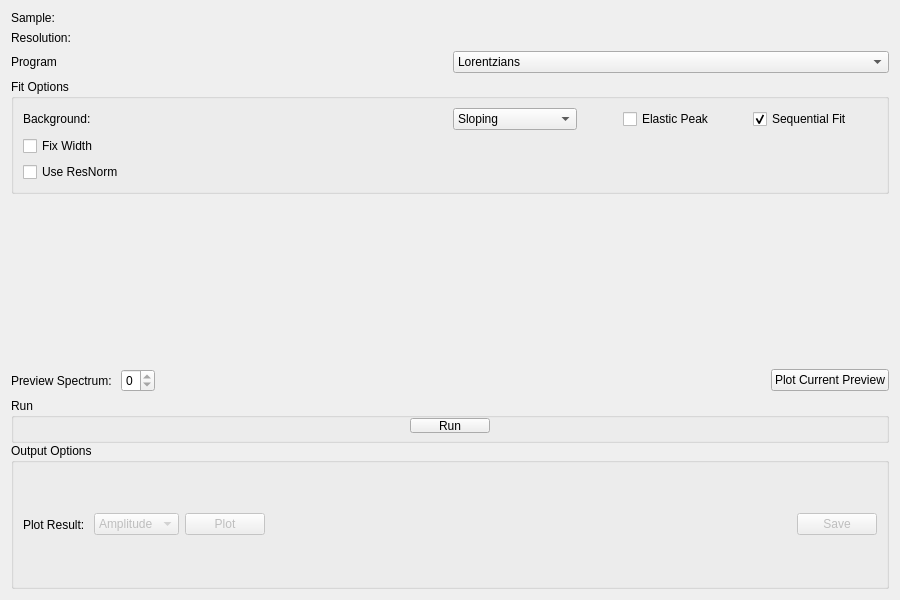
<?xml version="1.0" encoding="UTF-8"?>
<ui version="4.0">
 <class>Quasi</class>
 <widget class="QWidget" name="Quasi">
  <property name="geometry">
   <rect>
    <x>0</x>
    <y>0</y>
    <width>900</width>
    <height>600</height>
   </rect>
  </property>
  <property name="windowTitle">
   <string>Form</string>
  </property>
  <layout class="QVBoxLayout" name="verticalLayout_2">
   <item>
    <layout class="QGridLayout" name="gridLayout">
     <item row="1" column="0">
      <widget class="QLabel" name="lblResolution">
       <property name="text">
        <string>Resolution:</string>
       </property>
      </widget>
     </item>
     <item row="0" column="1">
      <widget class="MantidQt::MantidWidgets::DataSelector" name="dsSample" native="true">
       <property name="sizePolicy">
        <sizepolicy hsizetype="Minimum" vsizetype="Fixed">
         <horstretch>0</horstretch>
         <verstretch>0</verstretch>
        </sizepolicy>
       </property>
       <property name="workspaceSuffixes" stdset="0">
        <stringlist>
         <string>_red</string>
         <string>_sqw</string>
        </stringlist>
       </property>
       <property name="fileBrowserSuffixes" stdset="0">
        <stringlist>
         <string>_red.nxs</string>
         <string>_sqw.nxs</string>
        </stringlist>
       </property>
       <property name="showLoad" stdset="0">
        <bool>false</bool>
       </property>
       <property name="autoLoad" stdset="0">
        <bool>true</bool>
       </property>
      </widget>
     </item>
     <item row="0" column="0">
      <widget class="QLabel" name="lblSample">
       <property name="text">
        <string>Sample:</string>
       </property>
      </widget>
     </item>
     <item row="1" column="1">
      <widget class="MantidQt::MantidWidgets::DataSelector" name="dsResolution" native="true">
       <property name="sizePolicy">
        <sizepolicy hsizetype="Minimum" vsizetype="Fixed">
         <horstretch>0</horstretch>
         <verstretch>0</verstretch>
        </sizepolicy>
       </property>
       <property name="autoLoad" stdset="0">
        <bool>true</bool>
       </property>
       <property name="workspaceSuffixes" stdset="0">
        <stringlist>
         <string>_res</string>
         <string>_red</string>
         <string>_sqw</string>
        </stringlist>
       </property>
       <property name="fileBrowserSuffixes" stdset="0">
        <stringlist>
         <string>_res.nxs</string>
         <string>_red.nxs</string>
         <string>_sqw.nxs</string>
        </stringlist>
       </property>
       <property name="showLoad" stdset="0">
        <bool>false</bool>
       </property>
      </widget>
     </item>
     <item row="2" column="1">
      <widget class="QComboBox" name="cbProgram">
       <item>
        <property name="text">
         <string>Lorentzians</string>
        </property>
       </item>
       <item>
        <property name="text">
         <string>Stretched Exponential</string>
        </property>
       </item>
      </widget>
     </item>
     <item row="2" column="0">
      <widget class="QLabel" name="lblProgram">
       <property name="text">
        <string>Program</string>
       </property>
      </widget>
     </item>
    </layout>
   </item>
   <item>
    <widget class="QGroupBox" name="fitOptions">
     <property name="sizePolicy">
      <sizepolicy hsizetype="Preferred" vsizetype="Fixed">
       <horstretch>0</horstretch>
       <verstretch>0</verstretch>
      </sizepolicy>
     </property>
     <property name="title">
      <string>Fit Options</string>
     </property>
     <layout class="QVBoxLayout" name="verticalLayout">
      <item>
       <layout class="QGridLayout" name="gridLayout_2">
        <item row="1" column="0">
         <widget class="QCheckBox" name="chkFixWidth">
          <property name="text">
           <string>Fix Width</string>
          </property>
         </widget>
        </item>
        <item row="2" column="0">
         <widget class="QCheckBox" name="chkUseResNorm">
          <property name="text">
           <string>Use ResNorm</string>
          </property>
         </widget>
        </item>
        <item row="1" column="1">
         <widget class="MantidQt::API::MWRunFiles" name="mwFixWidthDat" native="true">
          <property name="enabled">
           <bool>false</bool>
          </property>
          <property name="label" stdset="0">
           <string/>
          </property>
          <property name="fileExtensions" stdset="0">
           <stringlist>
            <string>.dat</string>
           </stringlist>
          </property>
         </widget>
        </item>
        <item row="0" column="1">
         <layout class="QHBoxLayout" name="horizontalLayout">
          <item>
           <widget class="QComboBox" name="cbBackground">
            <property name="sizePolicy">
             <sizepolicy hsizetype="Preferred" vsizetype="Preferred">
              <horstretch>0</horstretch>
              <verstretch>0</verstretch>
             </sizepolicy>
            </property>
            <item>
             <property name="text">
              <string>Sloping</string>
             </property>
            </item>
            <item>
             <property name="text">
              <string>Flat</string>
             </property>
            </item>
            <item>
             <property name="text">
              <string>Zero</string>
             </property>
            </item>
           </widget>
          </item>
          <item>
           <spacer name="horizontalSpacer">
            <property name="orientation">
             <enum>Qt::Horizontal</enum>
            </property>
            <property name="sizeType">
             <enum>QSizePolicy::Preferred</enum>
            </property>
            <property name="sizeHint" stdset="0">
             <size>
              <width>40</width>
              <height>20</height>
             </size>
            </property>
           </spacer>
          </item>
          <item>
           <widget class="QCheckBox" name="chkElasticPeak">
            <property name="text">
             <string>Elastic Peak</string>
            </property>
           </widget>
          </item>
          <item>
           <widget class="QCheckBox" name="chkSequentialFit">
            <property name="text">
             <string>Sequential Fit</string>
            </property>
            <property name="checked">
             <bool>true</bool>
            </property>
           </widget>
          </item>
         </layout>
        </item>
        <item row="2" column="1">
         <widget class="MantidQt::MantidWidgets::DataSelector" name="dsResNorm" native="true">
          <property name="enabled">
           <bool>false</bool>
          </property>
          <property name="sizePolicy">
           <sizepolicy hsizetype="Minimum" vsizetype="Fixed">
            <horstretch>0</horstretch>
            <verstretch>0</verstretch>
           </sizepolicy>
          </property>
          <property name="autoLoad" stdset="0">
           <bool>true</bool>
          </property>
          <property name="workspaceSuffixes" stdset="0">
           <stringlist>
            <string>_ResNorm</string>
           </stringlist>
          </property>
          <property name="fileBrowserSuffixes" stdset="0">
           <stringlist>
            <string>_ResNorm.nxs</string>
           </stringlist>
          </property>
          <property name="showLoad" stdset="0">
           <bool>false</bool>
          </property>
         </widget>
        </item>
        <item row="0" column="0">
         <widget class="QLabel" name="lblBackground">
          <property name="sizePolicy">
           <sizepolicy hsizetype="Preferred" vsizetype="Preferred">
            <horstretch>0</horstretch>
            <verstretch>0</verstretch>
           </sizepolicy>
          </property>
          <property name="text">
           <string>Background:</string>
          </property>
         </widget>
        </item>
       </layout>
      </item>
     </layout>
    </widget>
   </item>
   <item>
    <layout class="QHBoxLayout" name="horizontalLayout_3">
     <item>
      <layout class="QVBoxLayout" name="treeSpace"/>
     </item>
     <item>
      <layout class="QVBoxLayout" name="plotPane">
       <item>
        <widget class="MantidQt::MantidWidgets::PreviewPlot" name="ppPlot" native="true">
         <property name="showLegend" stdset="0">
          <bool>true</bool>
         </property>
         <property name="canvasColour" stdset="0">
          <color>
           <red>255</red>
           <green>255</green>
           <blue>255</blue>
          </color>
         </property>
        </widget>
       </item>
       <item>
        <layout class="QHBoxLayout" name="underPlotSpace">
         <item>
          <widget class="QLabel" name="lblPreviewSpec">
           <property name="text">
            <string>Preview Spectrum: </string>
           </property>
          </widget>
         </item>
         <item>
          <widget class="QSpinBox" name="spPreviewSpectrum">
           <property name="maximum">
            <number>0</number>
           </property>
          </widget>
         </item>
         <item>
          <spacer name="legendSpacer">
           <property name="orientation">
            <enum>Qt::Horizontal</enum>
           </property>
           <property name="sizeHint" stdset="0">
            <size>
             <width>40</width>
             <height>20</height>
            </size>
           </property>
          </spacer>
         </item>
         <item>
          <widget class="QPushButton" name="pbPlotPreview">
           <property name="text">
            <string>Plot Current Preview</string>
           </property>
          </widget>
         </item>
        </layout>
       </item>
      </layout>
     </item>
    </layout>
   </item>
   <item>
    <widget class="QFrame" name="frame">
     <layout class="QVBoxLayout" name="verticalLayout_3">
      <property name="spacing">
       <number>0</number>
      </property>
      <property name="leftMargin">
       <number>0</number>
      </property>
      <property name="topMargin">
       <number>0</number>
      </property>
      <property name="rightMargin">
       <number>0</number>
      </property>
      <property name="bottomMargin">
       <number>0</number>
      </property>
      <item>
       <widget class="QGroupBox" name="gbRun">
        <property name="maximumSize">
         <size>
          <width>16777215</width>
          <height>45</height>
         </size>
        </property>
        <property name="title">
         <string>Run</string>
        </property>
        <layout class="QHBoxLayout" name="horizontalLayout_4">
         <property name="topMargin">
          <number>0</number>
         </property>
         <property name="bottomMargin">
          <number>7</number>
         </property>
         <item>
          <spacer name="horizontalSpacer_3">
           <property name="orientation">
            <enum>Qt::Horizontal</enum>
           </property>
           <property name="sizeHint" stdset="0">
            <size>
             <width>385</width>
             <height>20</height>
            </size>
           </property>
          </spacer>
         </item>
         <item>
          <widget class="QPushButton" name="pbRun">
           <property name="text">
            <string>Run</string>
           </property>
          </widget>
         </item>
         <item>
          <spacer name="horizontalSpacer_2">
           <property name="orientation">
            <enum>Qt::Horizontal</enum>
           </property>
           <property name="sizeHint" stdset="0">
            <size>
             <width>384</width>
             <height>20</height>
            </size>
           </property>
          </spacer>
         </item>
        </layout>
       </widget>
      </item>
      <item>
       <layout class="QHBoxLayout" name="horizontalLayout_44">
        <item>
         <widget class="QGroupBox" name="gbOutput">
          <property name="title">
           <string>Output Options</string>
          </property>
          <layout class="QHBoxLayout" name="horizontalLayout_2">
           <item>
            <widget class="QLabel" name="lblPlotResult">
             <property name="text">
              <string>Plot Result: </string>
             </property>
            </widget>
           </item>
           <item>
            <widget class="QComboBox" name="cbPlot">
             <property name="enabled">
              <bool>false</bool>
             </property>
             <property name="minimumSize">
              <size>
               <width>75</width>
               <height>0</height>
              </size>
             </property>
             <item>
              <property name="text">
               <string>Amplitude</string>
              </property>
             </item>
             <item>
              <property name="text">
               <string>FWHM</string>
              </property>
             </item>
             <item>
              <property name="text">
               <string>Fit</string>
              </property>
             </item>
             <item>
              <property name="text">
               <string>Prob</string>
              </property>
             </item>
             <item>
              <property name="text">
               <string>All</string>
              </property>
             </item>
            </widget>
           </item>
           <item>
            <widget class="QPushButton" name="pbPlot">
             <property name="enabled">
              <bool>false</bool>
             </property>
             <property name="text">
              <string>Plot</string>
             </property>
            </widget>
           </item>
           <item>
            <spacer name="horizontalSpacer_18">
             <property name="orientation">
              <enum>Qt::Horizontal</enum>
             </property>
             <property name="sizeHint" stdset="0">
              <size>
               <width>40</width>
               <height>20</height>
              </size>
             </property>
            </spacer>
           </item>
           <item>
            <widget class="QPushButton" name="pbSave">
             <property name="enabled">
              <bool>false</bool>
             </property>
             <property name="text">
              <string>Save</string>
             </property>
            </widget>
           </item>
          </layout>
         </widget>
        </item>
       </layout>
      </item>
     </layout>
    </widget>
   </item>
  </layout>
 </widget>
 <customwidgets>
  <customwidget>
   <class>MantidQt::MantidWidgets::DataSelector</class>
   <extends>QWidget</extends>
   <header>MantidQtWidgets/Common/DataSelector.h</header>
  </customwidget>
  <customwidget>
   <class>MantidQt::MantidWidgets::PreviewPlot</class>
   <extends>QWidget</extends>
   <header>MantidQtWidgets/LegacyQwt/PreviewPlot.h</header>
   <container>1</container>
  </customwidget>
  <customwidget>
   <class>MantidQt::API::MWRunFiles</class>
   <extends>QWidget</extends>
   <header>MantidQtWidgets/Common/MWRunFiles.h</header>
  </customwidget>
 </customwidgets>
 <resources/>
 <connections/>
</ui>
